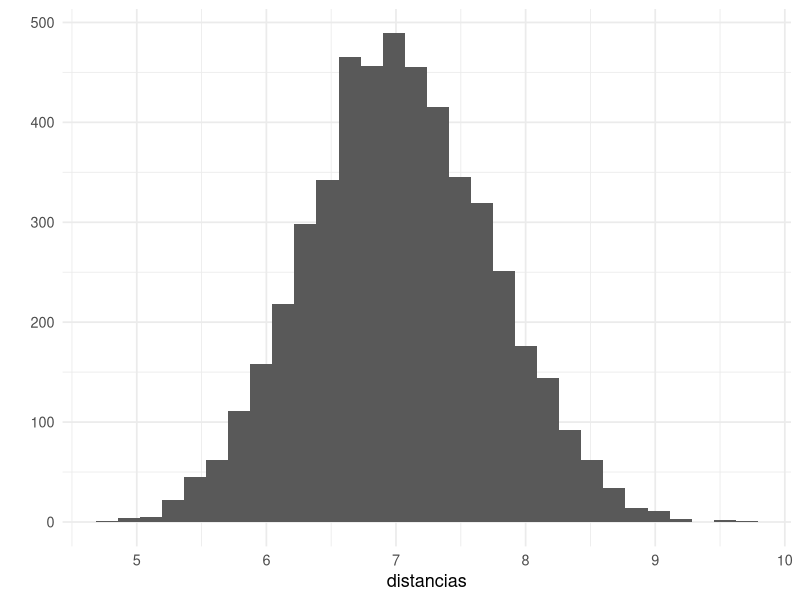

Generate this figure with R: (Note: this script raises an error after producing the figure.)
## ---- chunk 1
ggplot2::theme_set(ggplot2::theme_minimal(base_size = 13))
cbb_palette <- c("#000000", "#E69F00", "#56B4E9", "#009E73", "#F0E442", "#0072B2", "#D55E00", "#CC79A7")
scale_colour_discrete <- function(...) {
  ggplot2::scale_colour_manual(..., values = cbb_palette)
}
## ---- chunk 2
library(tidyverse)
centro <- rep(0, 50)
puntos <- MASS::mvrnorm(n = 5000, mu = centro, Sigma = diag(rep(1, 50)))
distancias <- map_dbl(1:nrow(puntos), ~ sqrt(sum((centro - puntos[.x, ])^2)))
qplot(distancias, bins = 30) 
## ---- chunk 3
dist_pares <- dist(puntos) |> as.numeric()
qplot(dist_pares, bins = 30)
## ---- chunk 4
library(tidyverse)
library(patchwork)
library(glue)
set.seed(10012)
x <- rnorm(100, c( -1,1), c(0.2,0.2))
datos <- tibble(id = 1:100, variable = "x", x = x) |> 
  mutate(grupo = id %% 2)
ggplot(datos, aes(x = x, fill = factor(grupo))) + 
  geom_histogram(bins = 30)
## ---- chunk 5
distancias_pares <- datos |> select(-id, -grupo) |> dist() |> as.numeric()
g_1 <- qplot(distancias_pares, bins = 30)
## ---- chunk 6
datos_aleatorios <- map_df(1:50, function(i){
  datos |> select(id, grupo) |> 
    mutate(variable = glue("x_{i}"), x = rnorm(100, 0, 1))
})
datos_1 <- bind_rows(datos, datos_aleatorios) |> 
  pivot_wider(names_from = variable, values_from = x)
## ---- chunk 7
distancias_pares <- datos_1 |> select(-id, -grupo) |> dist() |> as.numeric()
g_2 <- qplot(distancias_pares, bins = 30)
g_1 + g_2
## ---- chunk 8
grupos_km <- kmeans(datos_1 |> select(contains("x")), centers = 2) |> 
  pluck("cluster")
table(grupos_km, datos_1$grupo)
